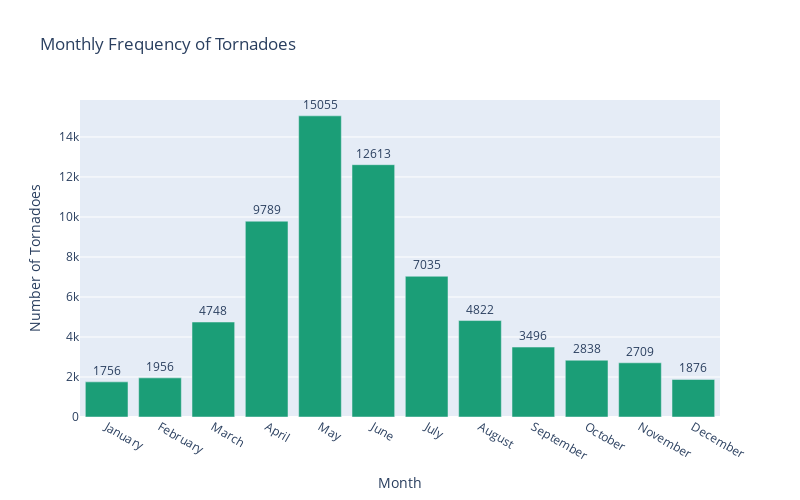

The notebook cell this image was saved under:
### Markdown cell above
## What is the month in which tornados occurs most?

### Code cell
# Group data by month and count occurrences
monthly_tornado_counts = data.groupby('mo').size().reset_index(name='count')
monthly_tornado_counts = monthly_tornado_counts.rename(columns={'mo': 'Month'})

# Create a bar chart for tornado frequency by month
fig = px.bar(
    monthly_tornado_counts,
    x='Month',
    y='count',
    title='Monthly Frequency of Tornadoes',
    labels={'count': 'Number of Tornadoes', 'Month': 'Month'},
    text='count',
)

# Update layout for better readability
fig.update_traces(textposition='outside', marker_color='rgb(27,158,119)')
fig.update_layout(
    width=800,
    height=500,
    xaxis=dict(tickmode='array', tickvals=list(range(1, 13)), ticktext=[
        'January', 'February', 'March', 'April', 'May', 'June',
        'July', 'August', 'September', 'October', 'November', 'December']),
    
    xaxis_title='Month',
    yaxis_title='Number of Tornadoes',
)

fig.show()

### Figure 1 — Plotly figure (JSON) as saved in the notebook; plotly's stock layout.template omitted (floating-point values rounded to 4 significant figures)
{"data": [{"alignmentgroup": "True", "hovertemplate": "Month=%{x}<br>Number of Tornadoes=%{text}<extra></extra>", "legendgroup": "", "marker": {"color": "rgb(27,158,119)", "pattern": {"shape": ""}}, "name": "", "offsetgroup": "", "orientation": "v", "showlegend": false, "text": [1756, 1956, 4748, 9789, 15055, 12613, 7035, 4822, 3496, 2838, 2709, 1876], "textposition": "outside", "type": "bar", "x": [1, 2, 3, 4, 5, 6, 7, 8, 9, 10, 11, 12], "xaxis": "x", "y": [1756, 1956, 4748, 9789, 15055, 12613, 7035, 4822, 3496, 2838, 2709, 1876], "yaxis": "y"}], "layout": {"barmode": "relative", "height": 500, "legend": {"tracegroupgap": 0}, "title": {"text": "Monthly Frequency of Tornadoes"}, "width": 800, "xaxis": {"anchor": "y", "domain": [0, 1], "tickmode": "array", "ticktext": ["January", "February", "March", "April", "May", "June", "July", "August", "September", "October", "November", "December"], "tickvals": [1, 2, 3, 4, 5, 6, 7, 8, 9, 10, 11, 12], "title": {"text": "Month"}}, "yaxis": {"anchor": "x", "domain": [0, 1], "title": {"text": "Number of Tornadoes"}}}}
